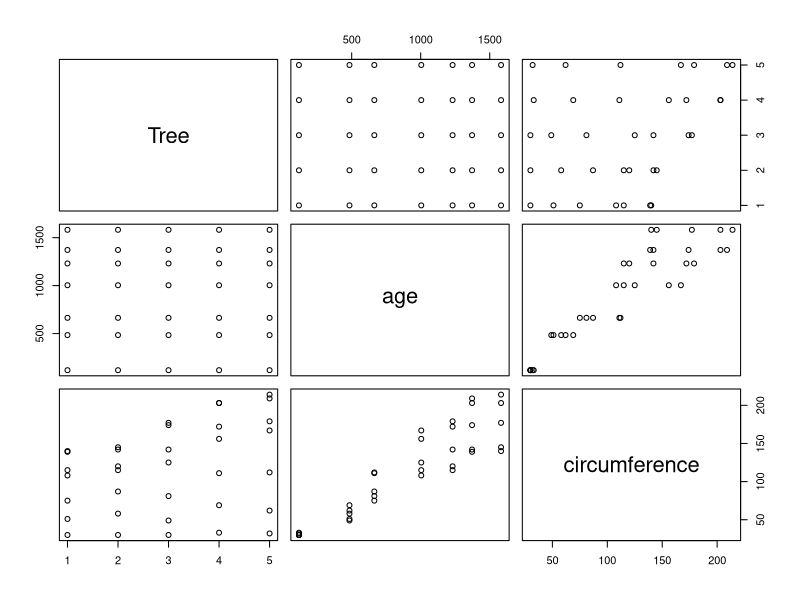
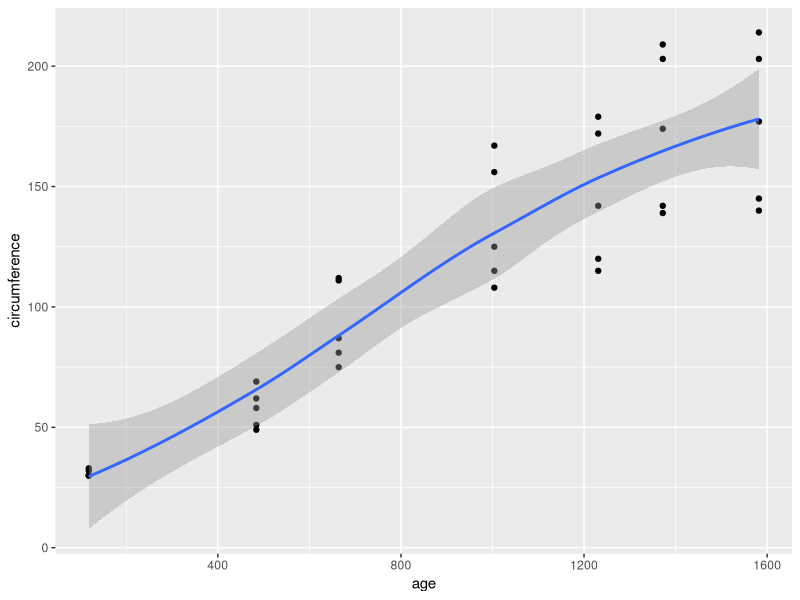
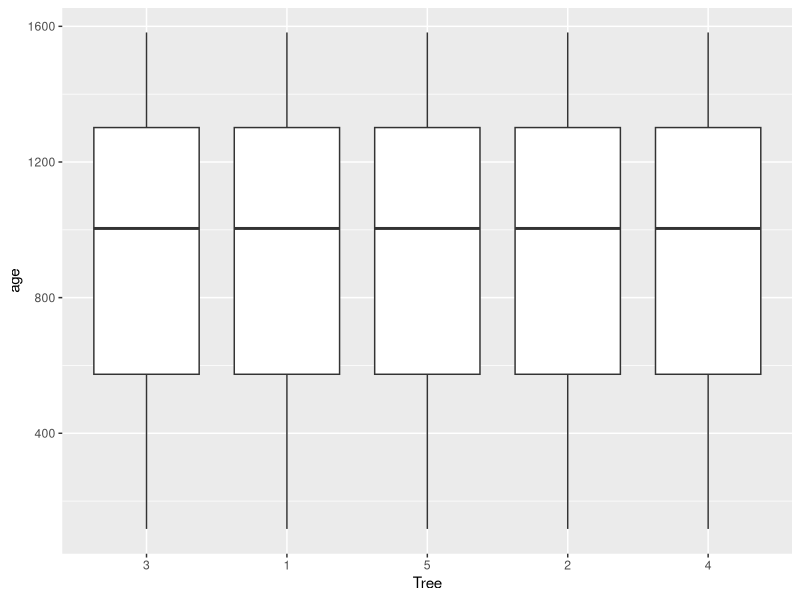
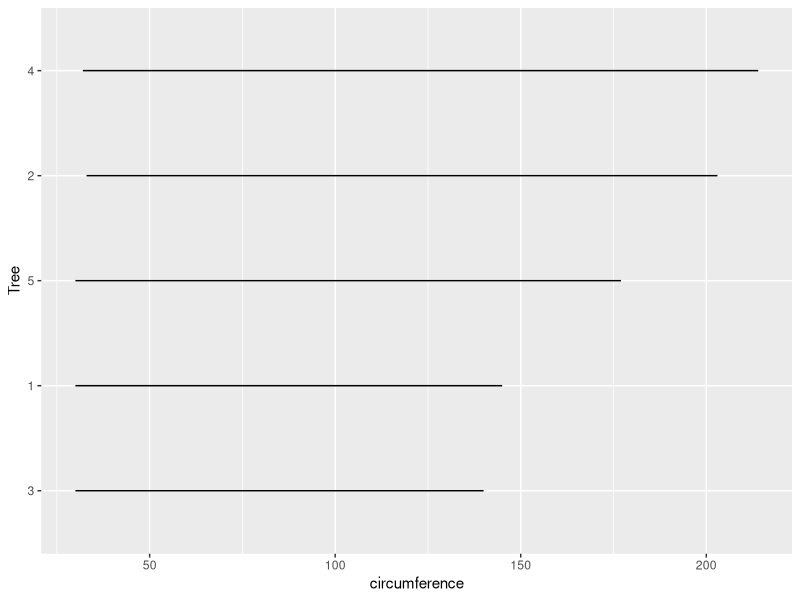
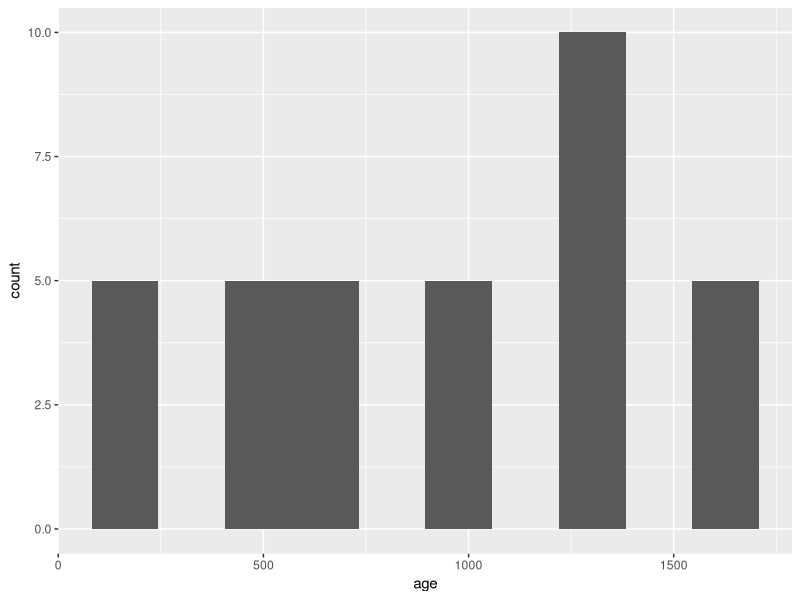
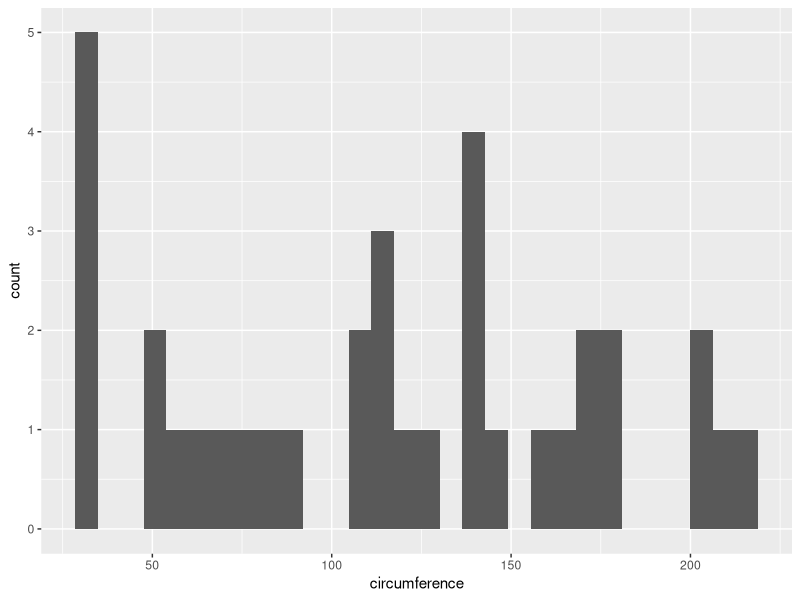
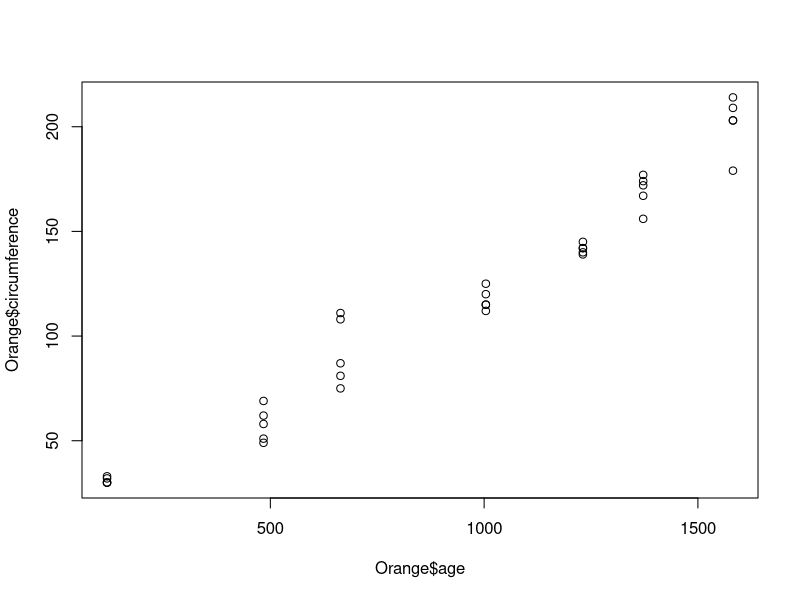
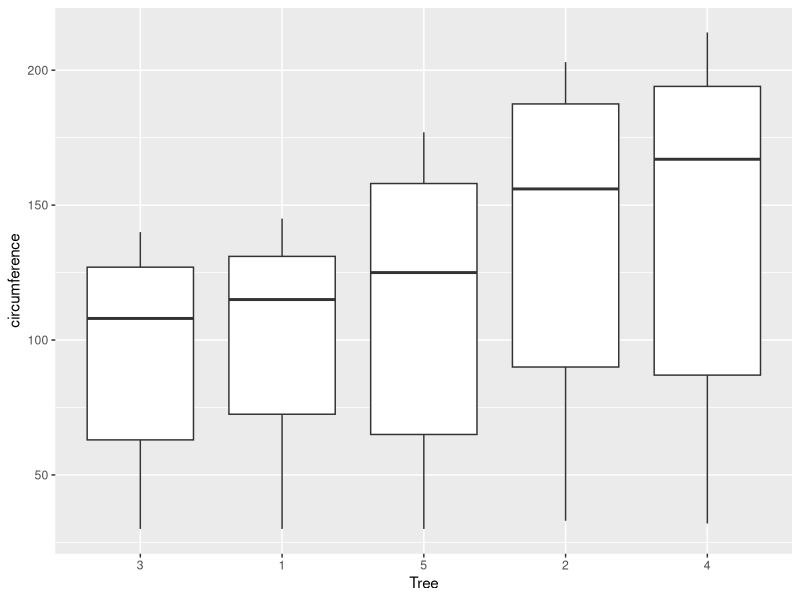

Write R code to recreate these figures, in order.
# install.packages("stringr")
library(ggplot2)
library(dplyr)

setwd('/Users/Seokin/Desktop/datascience')

# 1. Plot parameters
# Plot every possible graphs
Orange %>% plot()
# Plot Age vs Circumference
Orange %>% ggplot(aes(age,circumference)) + geom_point() + geom_smooth()
# Plot Tree vs Age
Orange %>% ggplot(aes(Tree,age)) + geom_boxplot()
# Plot Circumference vs Tree
Orange %>% ggplot(aes(circumference,Tree)) + geom_line()

# 2. Analyze parameters
#  1) 수량형 변수 : age vs circumference
#   step.1 자료분포 시각화
Orange %>% ggplot(aes(age)) + geom_histogram(bins=10)
Orange %>% ggplot(aes(circumference)) + geom_histogram()

#   step.2 요약통계량 파악
summary(Orange)

#   step.3 자료의 정규성 검사
qqplot(Orange$age, Orange$circumference)

#   step.4 가설검정 / 신뢰구간
t.test(Orange$circumference)

#   step.5 이상점 파악 (로버스트 통계량)
Orange %>% ggplot(aes(Tree,circumference)) + geom_boxplot()
me = median(Orange$circumference)
ma = mad(Orange$circumference)

#  2) 범주형 변수 : circumference vs Tree
#    step.1 요약통계량 파악

